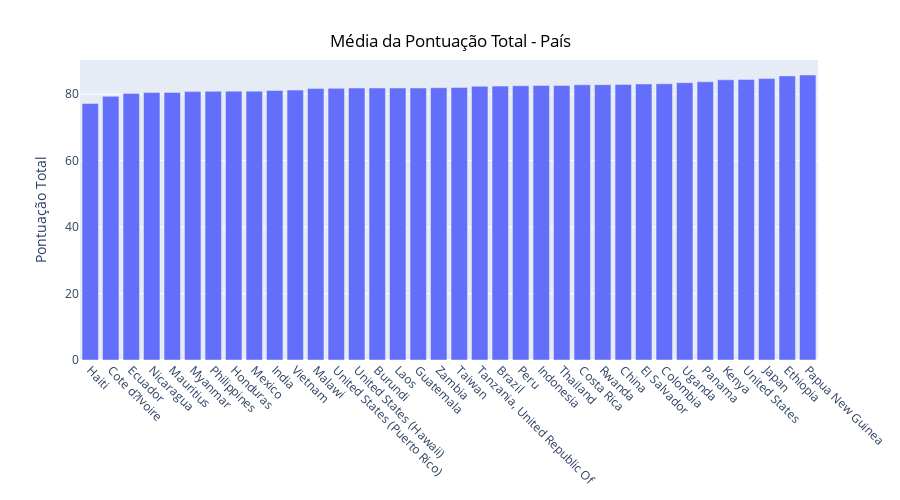

Source (notebook cell):
### Code cell
df_ranking = df_coffee.groupby(by = 'Country.of.Origin').agg({'Total.Cup.Points':'mean'}).sort_values(by = 'Total.Cup.Points')

hist_2 = px.bar(df_ranking,width=900, height=500)
hist_2.update_xaxes(tickangle=45)
hist_2.update_layout(
    xaxis_title=None,
    yaxis_title="Pontuação Total",
    showlegend=False,
    title={
    'text': 'Média da Pontuação Total - País',
    'y':0.93,
    'x':0.5,
    'font_color': 'black'}
    )
hist_2.show()

### Figure 1 — Plotly figure (JSON) as saved in the notebook; plotly's stock layout.template omitted (floating-point values rounded to 4 significant figures)
{"data": [{"alignmentgroup": "True", "hovertemplate": "variable=Total.Cup.Points<br>Country.of.Origin=%{x}<br>value=%{y}<extra></extra>", "legendgroup": "Total.Cup.Points", "marker": {"color": "#636efa", "pattern": {"shape": ""}}, "name": "Total.Cup.Points", "offsetgroup": "Total.Cup.Points", "orientation": "v", "showlegend": true, "textposition": "auto", "type": "bar", "x": ["Haiti", "Cote d?Ivoire", "Ecuador", "Nicaragua", "Mauritius", "Myanmar", "Philippines", "Honduras", "Mexico", "India", "Vietnam", "Malawi", "United States (Puerto Rico)", "United States (Hawaii)", "Burundi", "Laos", "Guatemala", "Zambia", "Taiwan", "Tanzania, United Republic Of", "Brazil", "Peru", "Indonesia", "Thailand", "Costa Rica", "Rwanda", "China", "El Salvador", "Colombia", "Uganda", "Panama", "Kenya", "United States", "Japan", "Ethiopia", "Papua New Guinea"], "xaxis": "x", "y": [77.18, 79.33, 80.22, 80.46, 80.5, 80.75, 80.83, 80.88, 80.89, 81.08, 81.21, 81.71, 81.73, 81.82, 81.83, 81.83, 81.85, 81.92, 82.0, 82.37, 82.41, 82.53, 82.57, 82.57, 82.79, 82.83, 82.93, 83.05, 83.11, 83.45, 83.71, 84.31, 84.43, 84.67, 85.48, 85.75], "yaxis": "y"}], "layout": {"barmode": "relative", "height": 500, "legend": {"title": {"text": "variable"}, "tracegroupgap": 0}, "margin": {"t": 60}, "showlegend": false, "title": {"font": {"color": "black"}, "text": "Média da Pontuação Total - País", "x": 0.5, "y": 0.93}, "width": 900, "xaxis": {"anchor": "y", "domain": [0, 1], "tickangle": 45, "title": {}}, "yaxis": {"anchor": "x", "domain": [0, 1], "title": {"text": "Pontuação Total"}}}}
